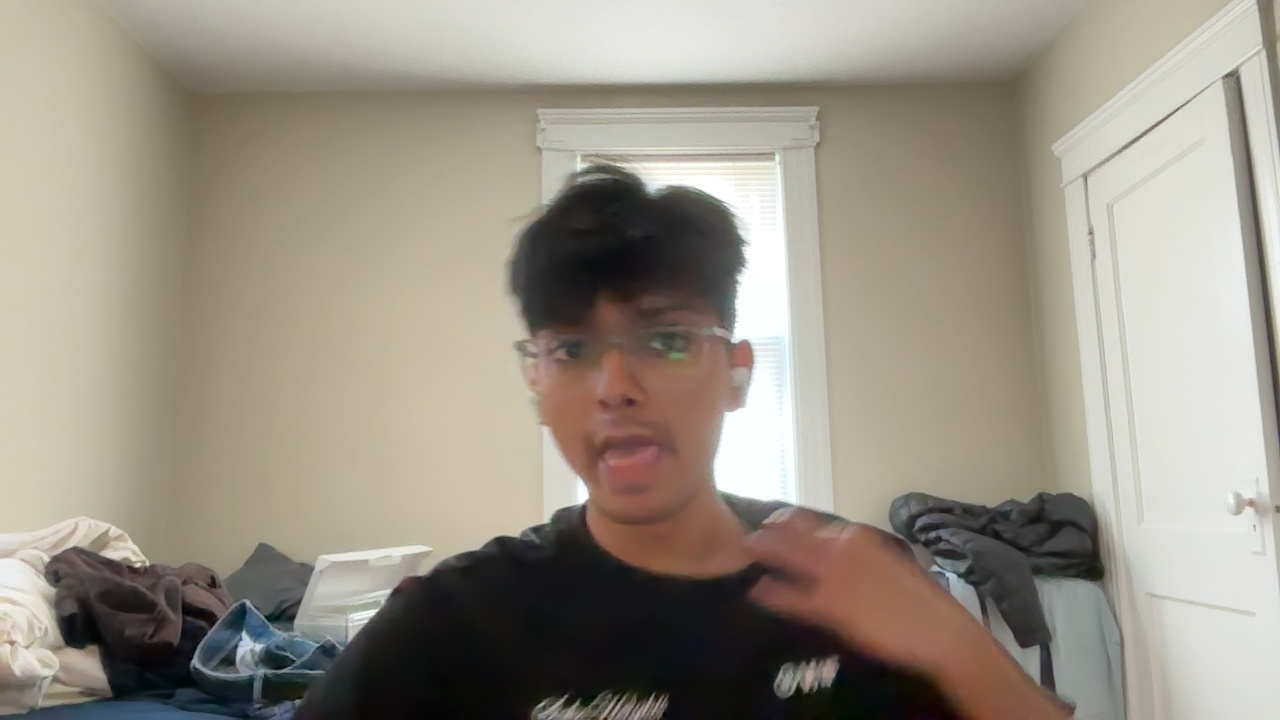
#> input picture snapshots/highconf_20260324_152046.jpg, 1280 x 720 px, given in place of the camera
$ python sprint1_demo_persistent.py
#> lines starting #> are read from the running program, lines starting #| are printed output that depends on the picture; after the words box and inside, x2 and y2 are one past the last pixel; in counts of white or black regions, pixels touching at a corner belong together
"""
AI Home Security - Sprint 1 Demo
Improvements:
  - MOG2 background subtractor (handles lighting changes, far fewer false alarms)
  - Contour merging (groups nearby blobs into single detection box)
  - Audio alert (beep on detection) with cooldown and mute toggle
  - Live sensitivity controls (+/- keys)
  - Boxes persist on screen for 1 second with fade
"""

import cv2
import datetime
import time
import os
import threading
import numpy as np
from collections import deque

# ─── Audio ────────────────────────────────────────────────────────────────────

try:
    import sounddevice as sd

    # [17 lines left out: functions _beep, play_alert, not called in this run]

    AUDIO_AVAILABLE = True

except ImportError:
    # Fallback: macOS system sound
    import subprocess

    # [8 lines left out: function play_alert, not called in this run]

    AUDIO_AVAILABLE = True

# ─── Setup ────────────────────────────────────────────────────────────────────

if not os.path.exists("snapshots"):
    os.makedirs("snapshots")

print("[INIT] Starting camera...")
cap = cv2.VideoCapture(0)
cap.set(cv2.CAP_PROP_FRAME_WIDTH, 640)
cap.set(cv2.CAP_PROP_FRAME_HEIGHT, 480)
cap.set(cv2.CAP_PROP_FPS, 30)
time.sleep(2)

ret, frame1 = cap.read()
#> frame1 is the input picture: shape (720, 1280, 3); mean B, G, R 132.9, 146.1, 153
if not ret:
    print("[ERROR] Cannot read from camera.")
    cap.release()
    exit(1)

# ─── MOG2 background subtractor ───────────────────────────────────────────────
# history=300  – how many frames to build the background model
# varThreshold – higher = less sensitive; lower = more sensitive
# detectShadows – mark shadows separately (we ignore them later)
bg_sub = cv2.createBackgroundSubtractorMOG2(
    history=300, varThreshold=40, detectShadows=True
)

# Warm up the background model with the first frame
for _ in range(5):
    bg_sub.apply(frame1)

# ─── Parameters ───────────────────────────────────────────────────────────────
MIN_AREA       = 2500   # px²  – ignore tiny blobs
BLUR_SIZE      = 11     # must be odd
MERGE_DISTANCE = 60     # px   – merge contour boxes closer than this
PERSIST_TIME   = 1.2    # sec  – how long a box stays on screen
ALERT_COOLDOWN = 3.0    # sec  – min seconds between audio alerts

# ─── State ────────────────────────────────────────────────────────────────────
recent_detections: deque = deque(maxlen=20)
motion_count   = 0
frame_count    = 0
start_time     = time.time()
last_alert_time = 0.0
audio_muted    = False

print("=" * 60)
print("  AI HOME SECURITY - SPRINT 1 DEMO")
print("=" * 60)
print("\n  Camera  : READY")
print("  Engine  : MOG2 background subtractor")
print(f"  Min area: {MIN_AREA} px²")
print("\n  Controls:")
print("    q  – Quit")
print("    s  – Save snapshot")
print("    m  – Toggle audio mute")
print("    +  – Increase sensitivity (lower threshold)")
print("    -  – Decrease sensitivity (raise threshold)")
print("=" * 60)
print("\n[STATUS] Monitoring...\n")


# ─── Helper: merge overlapping / nearby bounding boxes ────────────────────────

def merge_boxes(boxes, gap):
    """
    Expand each box by `gap` pixels, merge overlapping results, then shrink back.
    Returns a list of merged (x, y, w, h) tuples.
    """
    if not boxes:
        return []
    rects = []
    for (x, y, w, h) in boxes:
        rects.append((x - gap, y - gap, x + w + gap, y + h + gap))  # x1,y1,x2,y2

    merged = True
    while merged:
        merged = False
        result = []
        used = [False] * len(rects)
        for i, r1 in enumerate(rects):
            if used[i]:
                continue
            x1, y1, x2, y2 = r1
            for j, r2 in enumerate(rects):
                if i == j or used[j]:
                    continue
                # Check overlap
                if x1 <= r2[2] and x2 >= r2[0] and y1 <= r2[3] and y2 >= r2[1]:
                    x1 = min(x1, r2[0])
                    y1 = min(y1, r2[1])
                    x2 = max(x2, r2[2])
                    y2 = max(y2, r2[3])
                    used[j] = True
                    merged = True
            result.append((x1, y1, x2, y2))
            used[i] = True
        rects = result

    # Shrink back and clip to frame
    out = []
    for (x1, y1, x2, y2) in rects:
        x1 = max(0, x1 + gap)
        y1 = max(0, y1 + gap)
        x2 = max(0, x2 - gap)
        y2 = max(0, y2 - gap)
        if x2 > x1 and y2 > y1:
            out.append((x1, y1, x2 - x1, y2 - y1))
    return out


# ─── Main loop ────────────────────────────────────────────────────────────────

while True:
    frame_count += 1
    elapsed = time.time() - start_time
    fps = frame_count / elapsed if elapsed > 0 else 0

    ret, frame = cap.read()
    if not ret:
        break

    current_time = time.time()

    # ── Motion mask via MOG2 ──────────────────────────────────────────────────
    mask = bg_sub.apply(frame)
#> mask: shape (720, 1280); every value is 0

    # Remove shadows (value 127 in shadow mode) – keep only foreground (255)
    _, mask = cv2.threshold(mask, 200, 255, cv2.THRESH_BINARY)

    # Denoise
    mask = cv2.GaussianBlur(mask, (BLUR_SIZE, BLUR_SIZE), 0)
    _, mask = cv2.threshold(mask, 127, 255, cv2.THRESH_BINARY)
    kernel = cv2.getStructuringElement(cv2.MORPH_ELLIPSE, (7, 7))
    mask = cv2.morphologyEx(mask, cv2.MORPH_CLOSE, kernel, iterations=2)
    mask = cv2.dilate(mask, kernel, iterations=2)

    # ── Find & filter contours ────────────────────────────────────────────────
    contours, _ = cv2.findContours(mask, cv2.RETR_EXTERNAL, cv2.CHAIN_APPROX_SIMPLE)
#> contours = []

    raw_boxes = []
    for cnt in contours:
        area = cv2.contourArea(cnt)
        if area < MIN_AREA:
            continue
        x, y, w, h = cv2.boundingRect(cnt)
        ar = w / h if h > 0 else 0
        if ar > 4.5 or ar < 0.22:   # filter extreme aspect ratios (wires, lines)
            continue
        raw_boxes.append((x, y, w, h))
#> this loop made 0 passes
#> after the loop, raw_boxes = []

    merged = merge_boxes(raw_boxes, MERGE_DISTANCE)
#> merged = []

    # ── Register new detections ───────────────────────────────────────────────
    for box in merged:
        recent_detections.append({"box": box, "time": current_time, "id": motion_count})
        motion_count += 1
        ts = datetime.datetime.now().strftime("%H:%M:%S")
        x, y, w, h = box
        print(f"[{ts}]  MOTION #{motion_count} – area ~{w*h} px  at ({x},{y})")
#> after the loop, motion_count = 0

    # ── Audio alert (with cooldown) ───────────────────────────────────────────
    if merged and not audio_muted:
        if current_time - last_alert_time >= ALERT_COOLDOWN:
            play_alert()
            last_alert_time = current_time

    # ── Build display frame ───────────────────────────────────────────────────
    display_frame = frame.copy()

    active = [d for d in recent_detections if current_time - d["time"] < PERSIST_TIME]
#> active = []

    for det in active:
        age = current_time - det["time"]
        fade = max(0.25, 1.0 - age / PERSIST_TIME)   # 1.0 → 0.25
        x, y, w, h = det["box"]

        # Box colour: red when fresh, fading to green
        g = int(255 * fade)
        b = int(255 * (1 - fade))
        color = (b, g, 0)

        cv2.rectangle(display_frame, (x, y), (x + w, y + h), color, 3)

        # Label bar above box
        lx1, ly1 = x, max(0, y - 26)
        lx2, ly2 = min(639, x + 155), y
        cv2.rectangle(display_frame, (lx1, ly1), (lx2, ly2), (0, 0, 180), -1)
        cv2.putText(display_frame, f"MOTION #{det['id']}", (lx1 + 4, ly2 - 7),
                    cv2.FONT_HERSHEY_SIMPLEX, 0.48, (255, 255, 255), 1)

    # ── Status overlay ────────────────────────────────────────────────────────
    overlay = display_frame.copy()
    cv2.rectangle(overlay, (0, 0), (640, 110), (0, 0, 0), -1)
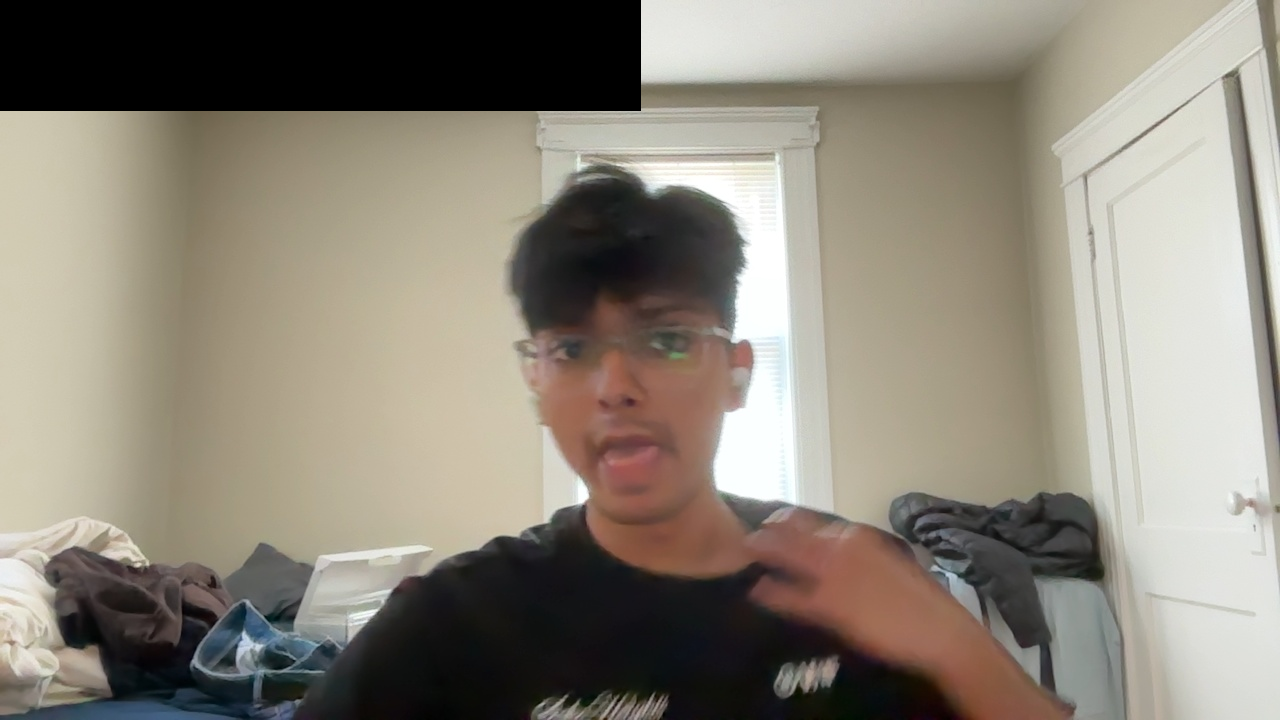
#> overlay: shape (720, 1280, 3); 7.72% of pixels changed, all inside (x1, y1, x2, y2) = (0, 0, 641, 111)
    display_frame = cv2.addWeighted(overlay, 0.65, display_frame, 0.35, 0)
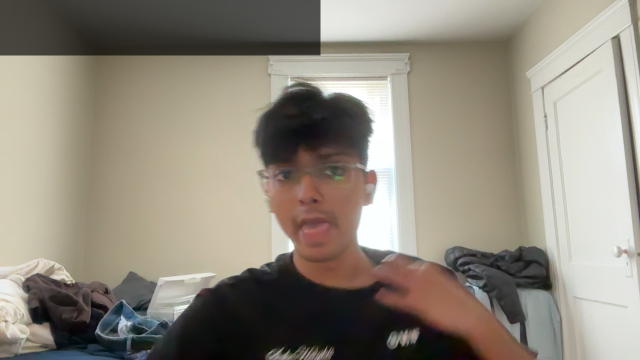
#> display_frame: shape (720, 1280, 3) (shown at 1/2 size); mean B, G, R 125, 137.4, 144.2

    if active:
        status_text  = f"  INTRUSION DETECTED ({len(active)} zone{'s' if len(active)>1 else ''})"
        status_color = (0, 60, 255)
    else:
        status_text  = "  MONITORING – ALL CLEAR"
        status_color = (0, 220, 0)

    cv2.putText(display_frame, status_text, (10, 38),
                cv2.FONT_HERSHEY_SIMPLEX, 0.9, status_color, 2)

    ts_str = datetime.datetime.now().strftime("%Y-%m-%d  %H:%M:%S")
    cv2.putText(display_frame, ts_str, (10, 68),
                cv2.FONT_HERSHEY_SIMPLEX, 0.55, (200, 200, 200), 1)
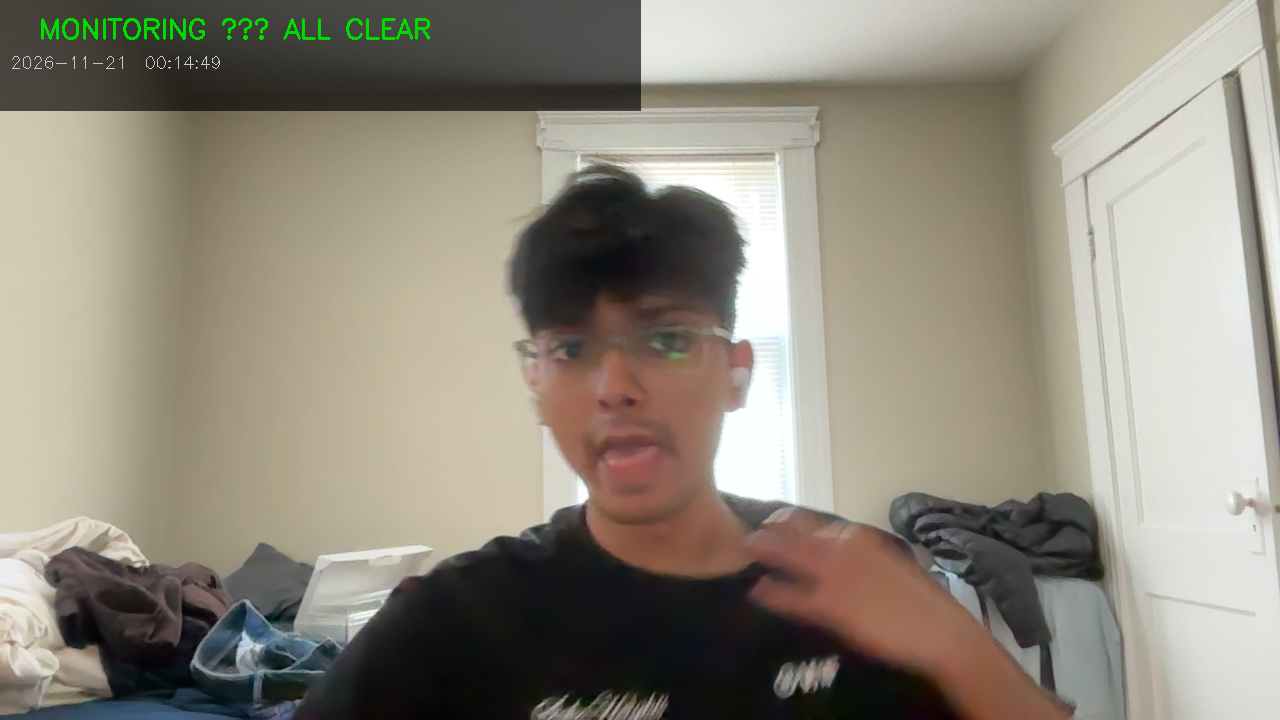
#> display_frame: shape (720, 1280, 3); mean B, G, R 124.9, 137.9, 144

    mute_label = "[MUTED]" if audio_muted else ""
    cv2.putText(display_frame,
                f"  Events: {motion_count}   FPS: {fps:.1f}   {mute_label}",
                (10, 95), cv2.FONT_HERSHEY_SIMPLEX, 0.52, (180, 180, 180), 1)
#> display_frame: shape (720, 1280, 3); 0.04% of pixels changed, all inside (x1, y1, x2, y2) = (29, 84, 218, 96)

    cv2.imshow("AI Home Security – Sprint 1 Demo", display_frame)

    # ── Key handling ──────────────────────────────────────────────────────────
    key = cv2.waitKey(1) & 0xFF
#> (key q is pressed here)
    if key == ord('q'):
        break
    elif key == ord('s'):
        fname = f"snapshots/event_{datetime.datetime.now().strftime('%Y%m%d_%H%M%S')}.jpg"
        cv2.imwrite(fname, display_frame)
        print(f"[SNAP] Saved: {fname}")
    elif key == ord('m'):
        audio_muted = not audio_muted
        print(f"[AUDIO] {'Muted' if audio_muted else 'Unmuted'}")
    elif key in (ord('+'), ord('=')):
        # More sensitive → lower varThreshold
        vt = max(10, bg_sub.getVarThreshold() - 5)
        bg_sub.setVarThreshold(vt)
        print(f"[SENS] varThreshold → {vt}  (more sensitive)")
    elif key in (ord('-'), ord('_')):
        vt = min(120, bg_sub.getVarThreshold() + 5)
        bg_sub.setVarThreshold(vt)
        print(f"[SENS] varThreshold → {vt}  (less sensitive)")

# ─── Cleanup ──────────────────────────────────────────────────────────────────
cap.release()
cv2.destroyAllWindows()

print("\n" + "=" * 60)
print("  DEMO COMPLETE")
print(f"  Total motion events : {motion_count}")
#|   Total motion events : 0
print(f"  Runtime             : {elapsed:.1f}s   Avg FPS: {fps:.1f}")
print("=" * 60)

$ run again, on snapshots/highconf_20260324_152455.jpg
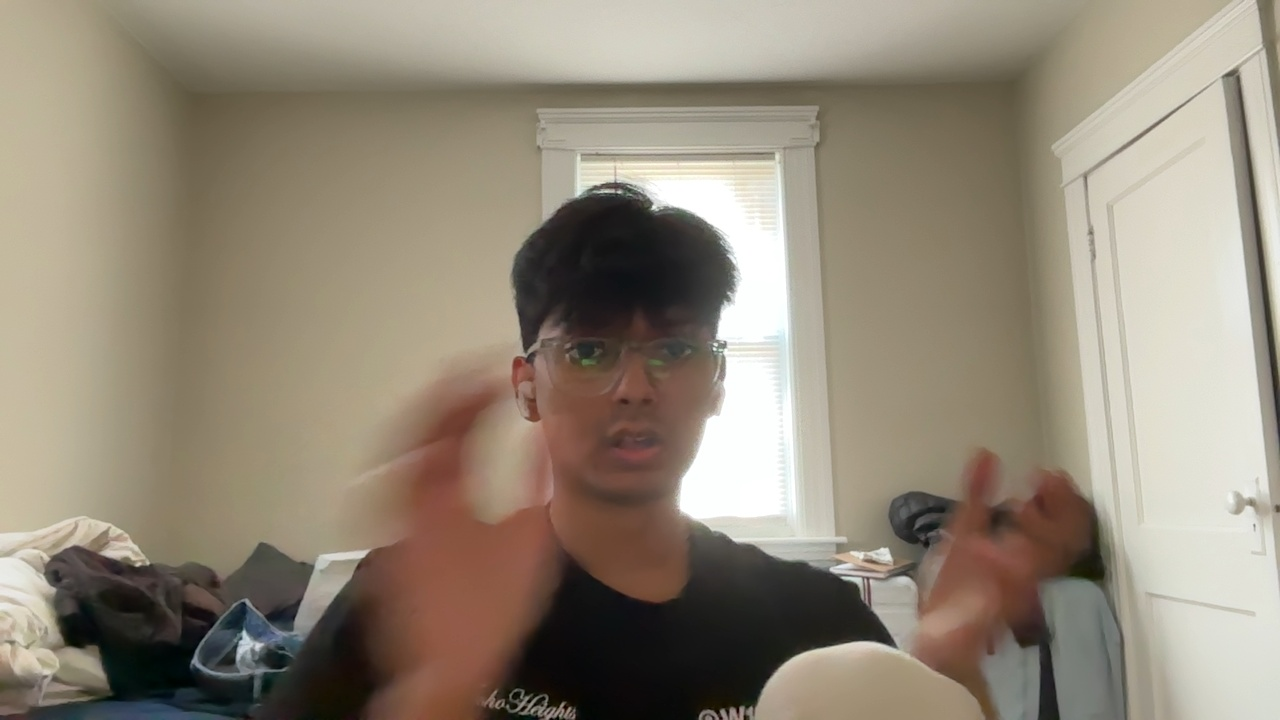
#> input picture snapshots/highconf_20260324_152455.jpg, 1280 x 720 px, given in place of the camera
#> frame1 is the input picture: shape (720, 1280, 3); mean B, G, R 120.3, 136.3, 146.6
#> mask: shape (720, 1280); every value is 0
#> contours = []
#> after the loop `for box in merged:`: motion_count = 0
#> active = []
#> `cv2.rectangle(overlay, (0, 0), (640, 110), (0, 0, 0), -1)`:
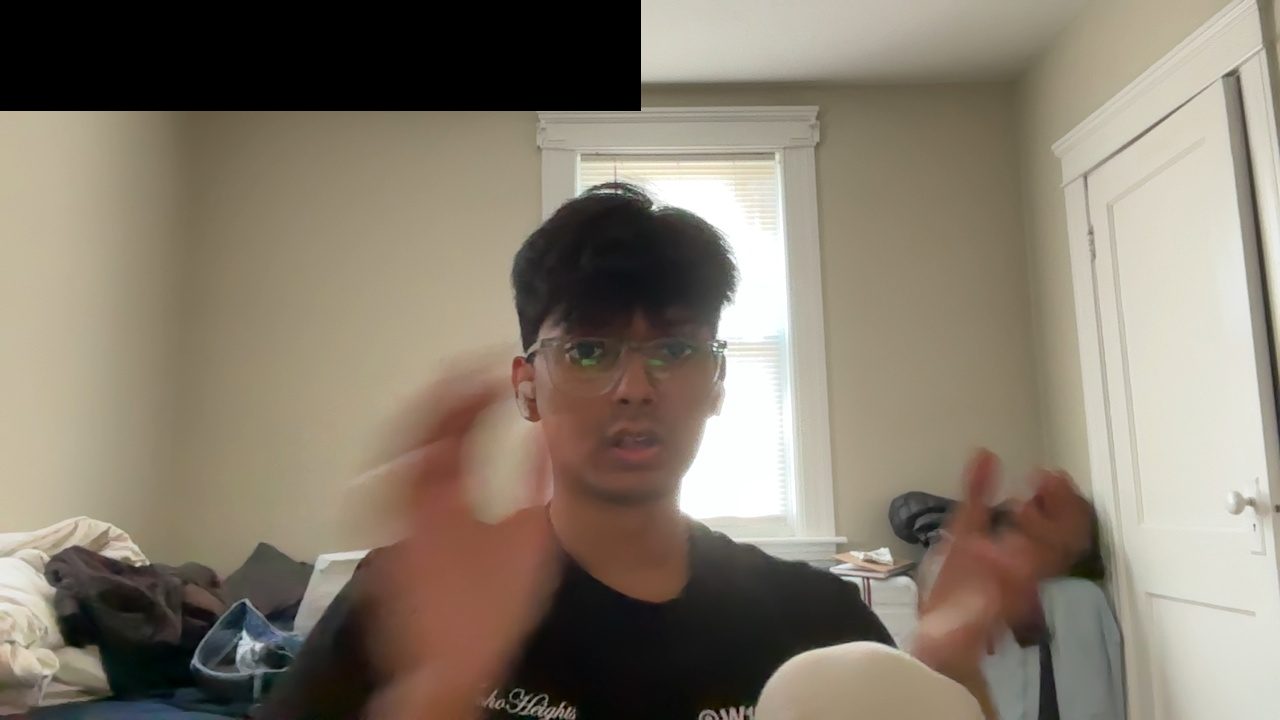
#> overlay: shape (720, 1280, 3); 7.72% of pixels changed, all inside (x1, y1, x2, y2) = (0, 0, 641, 111)
#> `cv2.putText(display_frame, ts_str, (10, 68), cv2.FONT_HERSHEY_SIMPLEX,..`:
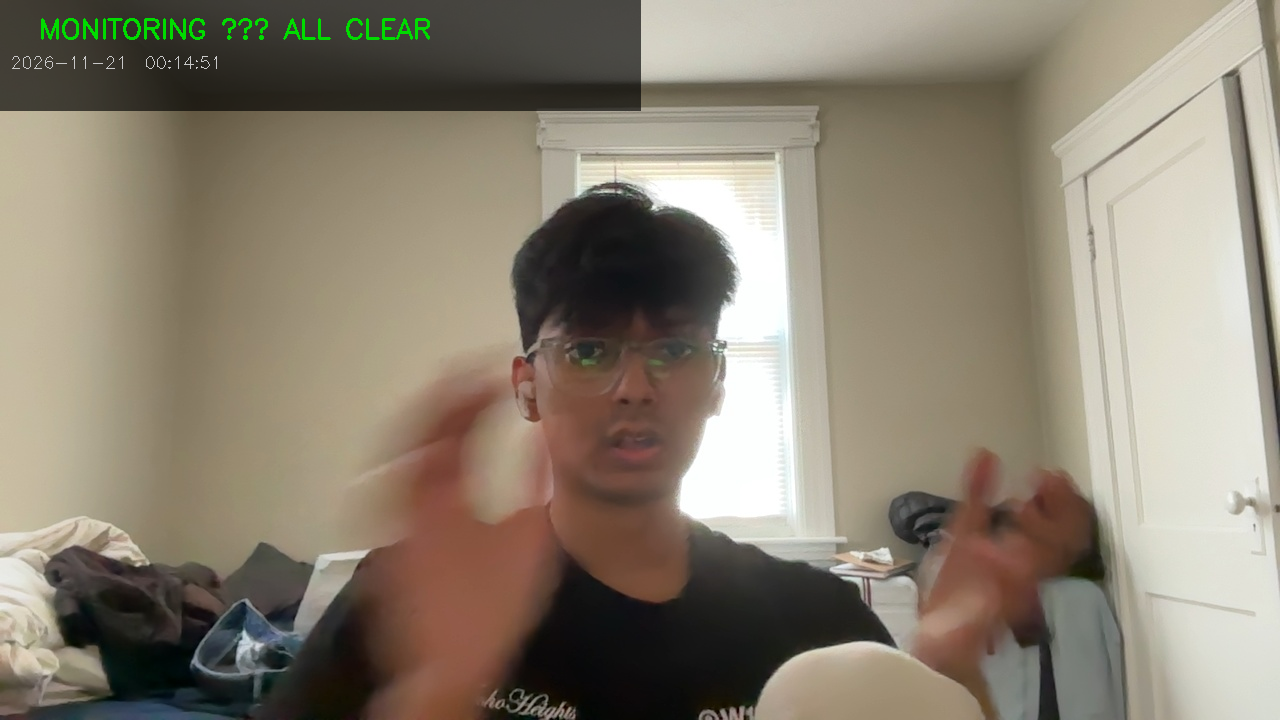
#> display_frame: shape (720, 1280, 3); mean B, G, R 113.5, 129.2, 138.5
#|   Total motion events : 0
